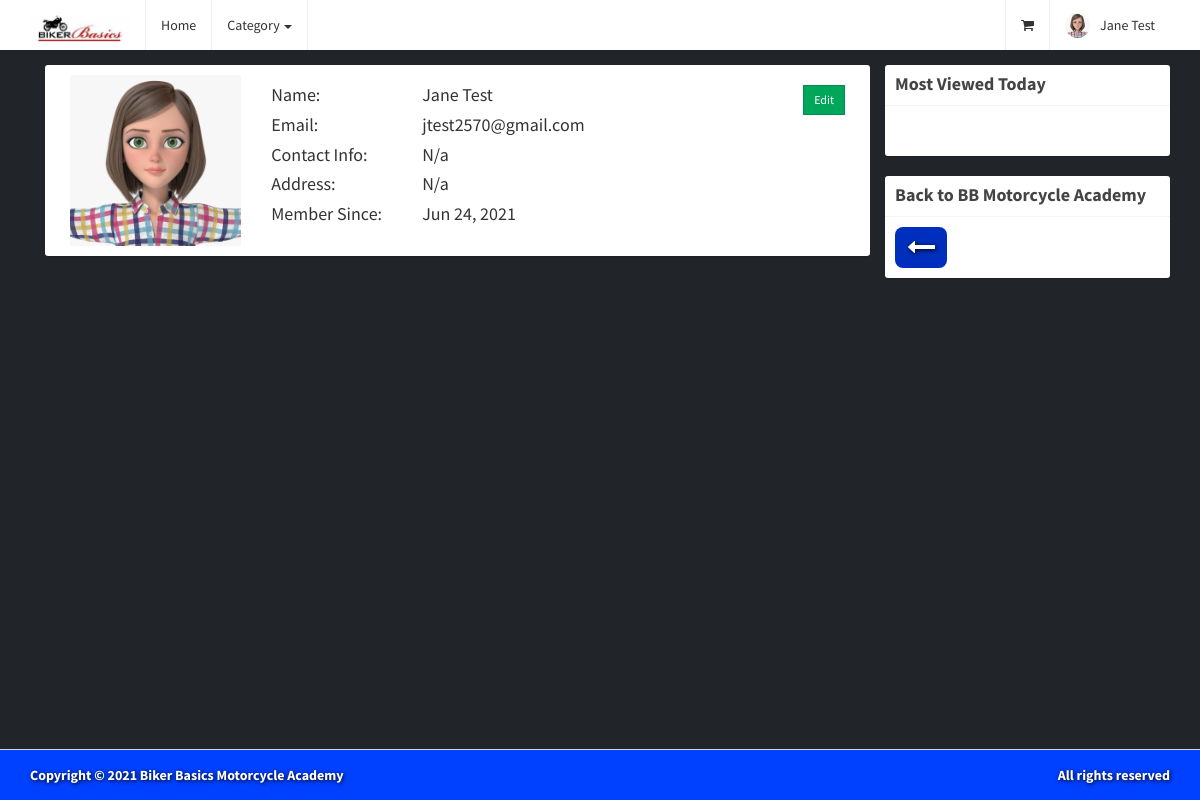
/bbmashop/profile.php (signed in), run on the app's committed database.
### tables this page shows
CREATE TABLE `users` (
  `id` int(11) NOT NULL,
  `email` varchar(200) NOT NULL,
  `password` varchar(60) NOT NULL,
  `type` int(1) NOT NULL,
  `firstname` varchar(50) NOT NULL,
  `lastname` varchar(50) NOT NULL,
  `address` text NOT NULL,
  `contact_info` varchar(100) NOT NULL,
  `photo` varchar(200) NOT NULL,
  `status` int(1) NOT NULL,
  `activate_code` varchar(15) NOT NULL,
  `reset_code` varchar(15) NOT NULL,
  `created_on` date NOT NULL
);

### bbmashop/includes/session.php (called while the page is built, shortened)
<?php
	include 'includes/conn.php';
	if(isset($_SESSION['user'])){
		$conn = $pdo->open();
		try{
			$stmt = $conn->prepare("SELECT * FROM users WHERE id=:id");
			$stmt->execute(['id'=>$_SESSION['user']]);
			$user = $stmt->fetch();
		}
		catch(PDOException $e){
			echo "Connection error: " . $e->getMessage();
		}
	}
?>

### bbmashop/profile.php (the view, shortened to what this page needs)
<?php include 'includes/session.php'; ?>
<?php include 'includes/header.php'; ?>
<body class="hold-transition skin-black layout-top-nav">
	<div class="wrapper">
		<?php include 'includes/navbar.php'; ?>
		<div class="content-wrapper">
			<div class="container">
				<section class="content">
					<div class="row">
						<div class="col-sm-9">
							<div class="box box-solid">
								<div class="box-body">
									<div class="col-sm-3">
										<img src="<?php echo (!empty($user['photo'])) ? 'images/' . $user['photo'] : 'images/profile.jpg'; ?>" width="100%">
									</div>
									<div class="col-sm-9">
										<div class="row">
											<div class="col-sm-3">
												<h4>Name:</h4>
												<h4>Email:</h4>
												<h4>Contact Info:</h4>
												<h4>Address:</h4>
												<h4>Member Since:</h4>
											</div>
											<div class="col-sm-9">
												<h4><?php echo $user['firstname'] . ' ' . $user['lastname']; ?>
													<span class="pull-right">
														<a href="#edit" class="btn btn-success btn-flat btn-sm" data-toggle="modal">Edit</a>
													</span>
												</h4>
												<h4><?php echo $user['email']; ?></h4>
												<h4><?php echo (!empty($user['contact_info'])) ? $user['contact_info'] : 'N/a'; ?></h4>
												<h4><?php echo (!empty($user['address'])) ? $user['address'] : 'N/a'; ?></h4>
												<h4><?php echo date('M d, Y', strtotime($user['created_on'])); ?></h4>
											</div>
										</div>
									</div>
								</div>
							</div>
						</div>
						<div class="col-sm-3">
							<?php include 'includes/sidebar.php'; ?>
						</div>
					</div>
				</section>
			</div>
		</div>
		<?php include 'includes/footer.php'; ?>
	</div>
</body>
</html>

### bbmashop/includes/navbar.php (shortened to what this page needs)
<header class="main-header">
  <nav class="navbar navbar-static-top">
    <div class="container">
      <div class="navbar-header">
        <a href="index.php" class="navbar-brand"><img src="images/biker-basics-shoplogo.jpg" width="100" height="auto"></a>
      </div>
      <div class="collapse navbar-collapse pull-left" id="navbar-collapse">
        <ul class="nav navbar-nav">
          <li><a href="index.php">Home</a></li>
          <li class="dropdown">
            <a href="#" class="dropdown-toggle" data-toggle="dropdown">Category <span class="caret"></span></a>
          </li>
        </ul>
      </div>
      <div class="navbar-custom-menu">
        <ul class="nav navbar-nav">
          <li class="static-menu">
            <a href="cart_view.php">
              <i class="fa fa-shopping-cart"></i>
            </a>
          </li>
          <?php
          if (isset($_SESSION['user'])) {
            $image = (!empty($user['photo'])) ? 'images/' . $user['photo'] : 'images/profile.jpg';
            echo '
                <li class="dropdown user user-menu">
                  <a href="#" class="dropdown-toggle" data-toggle="dropdown">
                    <img src="' . $image . '" class="user-image" alt="User Image">
                    <span class="hidden-xs">' . $user['firstname'] . ' ' . $user['lastname'] . '</span>
                  </a>
                  <ul class="dropdown-menu">
                    <li class="user-header">
                      <img src="' . $image . '" class="img-circle" alt="User Image">
                      <p>
                        ' . $user['firstname'] . ' ' . $user['lastname'] . '
                        <small>Member since ' . date('M. Y', strtotime($user['created_on'])) . '</small>
                      </p>
                    </li>
                    <li class="user-footer">
                      <div class="pull-left">
                        <a href="profile.php" class="btn btn-default btn-flat">Profile</a>
                      </div>
                      <div class="pull-right">
                        <a href="logout.php" class="btn btn-default btn-flat">Sign out</a>
                      </div>
                    </li>
                  </ul>
                </li>
              ';
          } else {
            echo "
                <li><a href='login.php'>Login</a></li>
                <li><a href='signup.php'>Signup</a></li>
              ";
          }
          ?>
        </ul>
      </div>
    </div>
  </nav>
</header>

### bbmashop/main.css (style rules this page uses)
.layout-top-nav { background-color: #212429; }
.content { background-color: #212429; }
.content-wrapper { background-color: #212429; }

### data on the page
users: photo (picture), firstname "Jane", lastname "Test", email "jtest2570@gmail.com", created_on "Jun 24, 2021"
